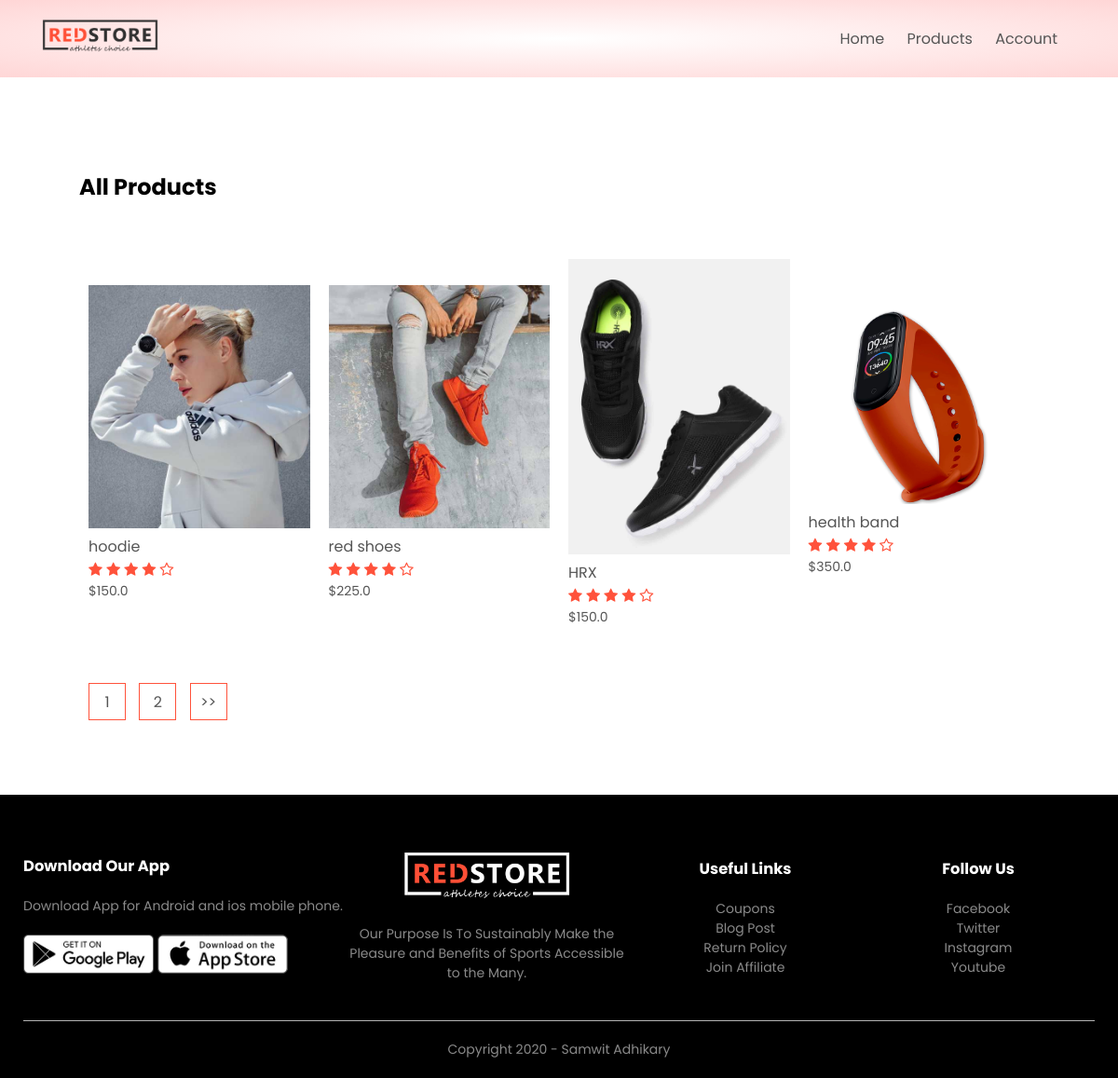
The app's page /product_list with its own data.
### products/models.py (models this page shows, shortened)
class Product(models.Model):
    LIVE = 1
    DELETE = 0
    DELETE_CHOICES = ((LIVE,'Live'),(DELETE,'Delete'))
    title = models.CharField(max_length=200)
    price = models.FloatField()
    description = models.TextField()
    image = models.ImageField(upload_to = 'media')
    delete_status = models.IntegerField(choices=DELETE_CHOICES,default=LIVE)
    created_at = models.DateTimeField(auto_now_add=True)
    updated_at = models.DateTimeField(auto_now=True)
    priority = models.IntegerField(default=0)

### products/views.py (the view)
# urls.py: path('product_list',views.list_products, name='list_product'),
def list_products(request):
    page = 1
    if request.GET:
        page = request.GET.get('page', 1)
    product_list = Product.objects.order_by('priority')
    product_paginator = Paginator(product_list,4)
    product_list = product_paginator.get_page(page)
    context = {'products':product_list}
    return render(request, 'products.html', context)

### products/templatetags/chunks.py (called while the page is built)
@register.filter(name='chunks')
def chunks(list_data, chunk_size):
    chunk = []
    i=0
    for data in list_data:
        chunk.append(data)
        i = i + 1
        if i == chunk_size:
            yield chunk
            i = 0
            chunk = []
    if chunk:
        yield chunk

### templates/products.html
{% extends 'blank_layout.html' %}
{% block content %}
    {% include 'products_list.html' %}
{% endblock content%}

### templates/products_list.html (shortened to what this page needs)
{% load static %}
{% load chunks %}
<div class="small-container">
        <div class="row row-2">
            <h2>All Products</h2>
        </div>
        {% for product_chunks in products|chunks:4 %}
        <div class="row">
            {% for product in product_chunks %}
            <div class="col-4">
                <a  href="{% url 'detail_product' product.id  %}"><img src="{{ product.image.url }}"> </a>
                <h4>{{product.title }}</h4>
                <div class="rating">
                    <i class="fa fa-star"></i>
                    <i class="fa fa-star"></i>
                    <i class="fa fa-star"></i>
                    <i class="fa fa-star"></i>
                    <i class="fa fa-star-o"></i>
                </div>
                <p>${{ product.price }}</p>
            </div>
            {% endfor %}
        </div>
        {% endfor %}
        <div class="page-btn">
            {% for i in products.paginator.page_range  %}
           <a href="?page={{i}}"><span>{{i}}</span></a>
           {% endfor %}
           {% if products.has_next %}
             <a href="?page={{products.next_page_number }}"><span>>></span></a>
             {% endif %}
        </div>
    </div>

### static/css/style.css (style rules this page uses)
* { margin: 0; padding: 0; box-sizing: border-box; }
body { font-family: 'Poppins', sans-serif; }
a { text-decoration: none; color: #555; }
p { color: #555; }
.row { display: flex; align-items: center; flex-wrap: wrap; justify-content: space-around; }
.small-container { max-width: 1080px; margin: auto; padding-left: 25px; padding-right: 25px; }
.col-4 { flex-basis: 25%; padding: 10px; min-width: 200px; margin-bottom: 50px; transition: transform 0.5s; }
.col-4 img { width: 100%; }
h4 { color: #555; font-weight: normal; }
.col-4 p { font-size: 14px; }
.rating .fa { color: #ff523b; }
.row-2 { justify-content: space-between; margin: 100px auto 50px; }
.page-btn { margin: 0 auto 80px; }
.page-btn span { display: inline-block; border: 1px solid #ff523b; margin-left: 10px; width: 40px; height: 40px; text-align: center; line-height: 40px; cursor: pointer; }

### records on screen
Product: image (picture), title "hoodie", price "150.0"
Product: image (picture), title "red shoes", price "225.0"
Product: image (picture), title "HRX", price "150.0"
Product: image (picture), title "health band", price "350.0"

### other values on screen
{{ i }} "1" "2"
